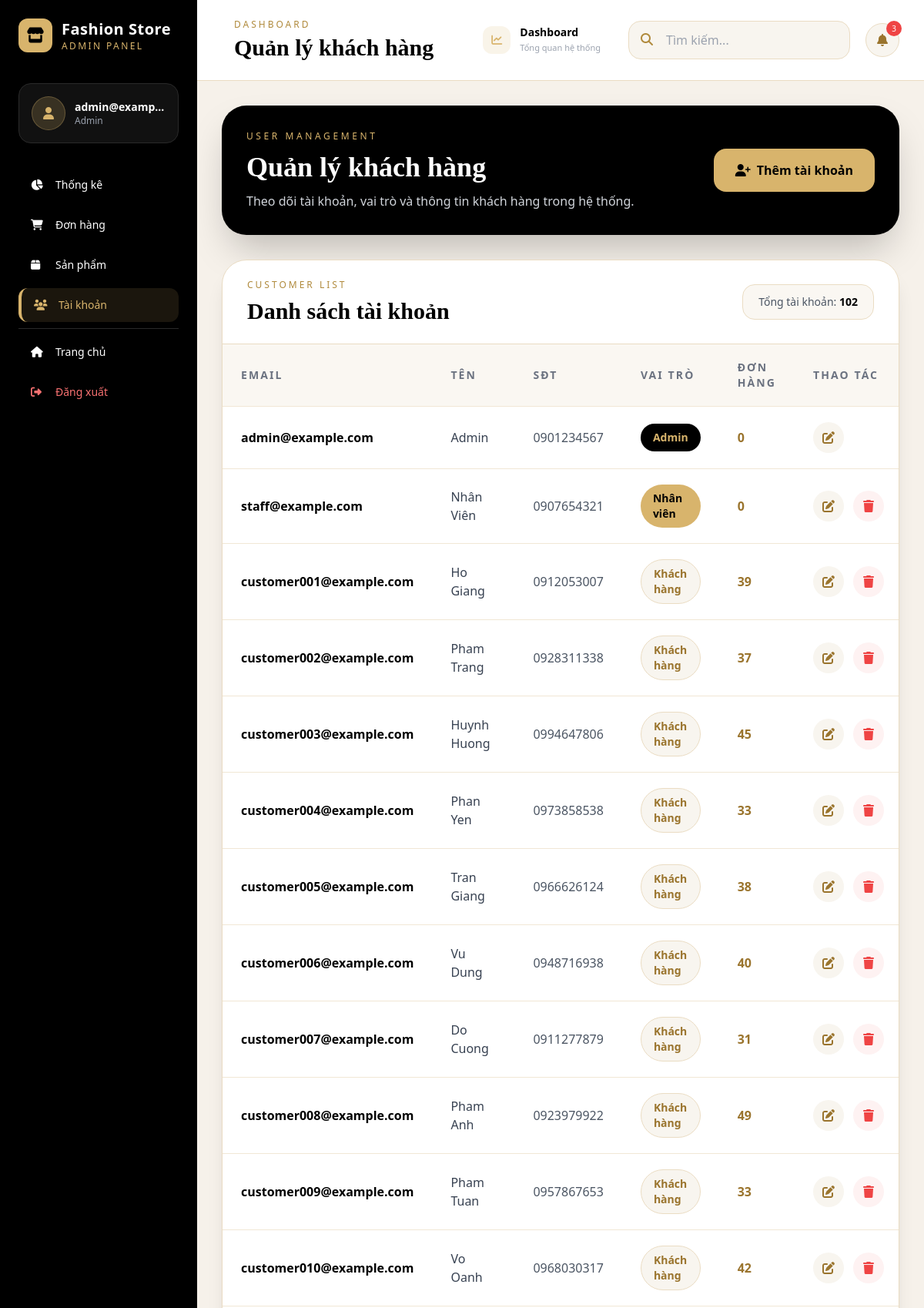
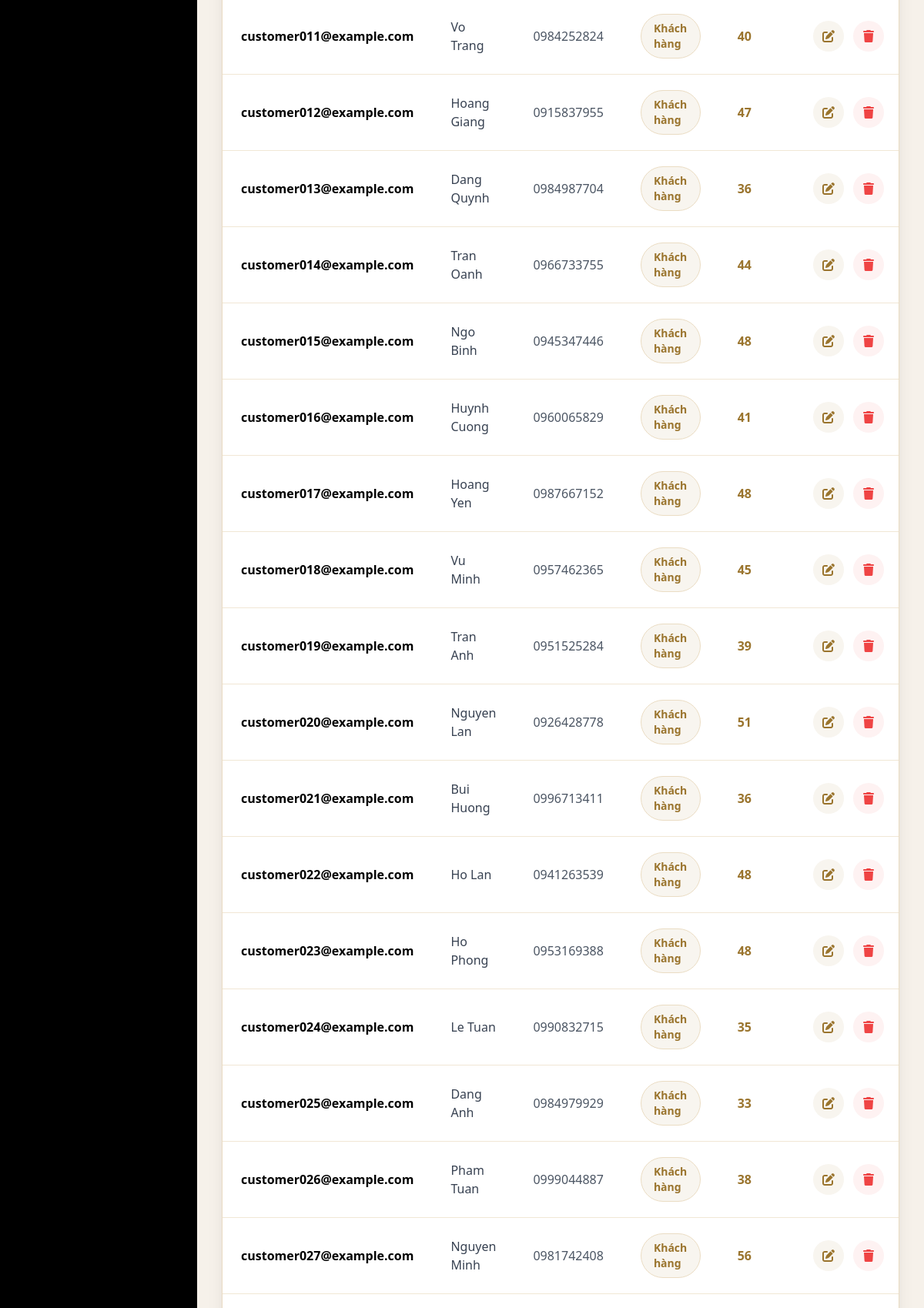
Page /admin/users (signed in, upper part) on the committed database (2 pictures, top to bottom).
### database.py (models this page shows)
class User(db.Model):
    __tablename__ = 'users'
    email = db.Column(db.String(120), primary_key=True)
    password = db.Column(db.String(200), nullable=False)
    role = db.Column(db.String(20), default='user')
    name = db.Column(db.String(100), nullable=False)
    phone = db.Column(db.String(20))
    address = db.Column(db.Text)
    wishlist = db.Column(db.Text)  # JSON array
    created_at = db.Column(db.DateTime, default=datetime.now)
    orders = db.relationship('Order', backref='user', lazy=True)
    def to_dict(self):
        return {
            'email': self.email,
            'password': self.password,
            'role': self.role,
            'name': self.name,
            'phone': self.phone,
            'address': self.address,
            'wishlist': json.loads(self.wishlist) if self.wishlist else [],
            'orders': [order.id for order in self.orders],
            'created_at': self.created_at.isoformat() if self.created_at else None
        }

### flask_clothing_store.py (the view)
@app.route('/admin/users')
@admin_required
def admin_users():
    role_filter = request.args.get('role', 'all')
    if role_filter == 'all':
        users = User.query.all()
    else:
        users = User.query.filter_by(role=role_filter).all()
    users_data = []
    for u in users:
        user_dict = u.to_dict()
        user_dict['order_count'] = Order.query.filter_by(
            user_email=u.email,
            status='completed'
        ).count()
        users_data.append(user_dict)
    all_count = User.query.count()
    admin_count = User.query.filter_by(role='admin').count()
    staff_count = User.query.filter_by(role='staff').count()
    user_count = User.query.filter_by(role='user').count()
    return render_template(
        'admin/users.html',
        users=users_data,
        role=role_filter,
        all_count=all_count,
        admin_count=admin_count,
        staff_count=staff_count,
        user_count=user_count
    )

### flask_clothing_store.py (called while the page is built)
@app.context_processor
def utility_processor():
    return {
        'now': datetime.datetime.now(),
        'wishlist_count': lambda: len(get_wishlist()),
        'cart_count': lambda: len(get_cart()),
        'format_price': format_price,
        'get_featured_products': get_featured_products,
        'get_best_sellers': get_best_sellers,
        'get_categories': get_categories
    }

def admin_required(f):
    @wraps(f)
    def decorated_function(*args, **kwargs):
        if 'user' not in session or session['user']['role'] != 'admin':
            flash('Bạn không có quyền truy cập trang này', 'error')
            return redirect(url_for('home'))
        return f(*args, **kwargs)
    return decorated_function

### templates/admin/users.html (shortened to what this page needs)
{% extends "admin/base_admin.html" %}
{% block page_title %}Quản lý khách hàng{% endblock %}
{% block content %}
<div class="max-w-7xl mx-auto">
    <div class="bg-black text-white rounded-[2rem] shadow-2xl p-8 mb-8">
        <div class="flex flex-col md:flex-row md:items-center md:justify-between gap-5">
            <div>
                <p class="uppercase tracking-[0.3em] text-xs text-[#d8b46c] mb-3">
                    User Management
                </p>
                <h1 class="text-4xl font-serif font-black">
                    Quản lý khách hàng
                </h1>
                <p class="text-gray-300 mt-3">
                    Theo dõi tài khoản, vai trò và thông tin khách hàng trong hệ thống.
                </p>
            </div>
            <a href="{{ url_for('admin_add_user') }}"
               class="inline-flex items-center justify-center bg-[#d8b46c] text-black px-7 py-4 rounded-2xl font-bold hover:bg-[#c8a25c] transition shadow-xl">
                <i class="fas fa-user-plus mr-2"></i>
                Thêm tài khoản
            </a>
        </div>
    </div>
    <div class="bg-white rounded-[2rem] shadow-xl border border-[#eadcc3] overflow-hidden">
        <div class="px-8 py-6 border-b border-[#eadcc3] flex flex-col md:flex-row md:items-center md:justify-between gap-4">
            <div>
                <p class="uppercase tracking-[0.25em] text-xs text-[#b08a3c] mb-2">
                    Customer List
                </p>
                <h2 class="text-3xl font-serif font-black text-black">
                    Danh sách tài khoản
                </h2>
            </div>
            <div class="bg-[#faf7f2] border border-[#eadcc3] rounded-2xl px-5 py-3 text-sm text-gray-600">
                Tổng tài khoản:
                <span class="font-bold text-black">{{ users|length }}</span>
            </div>
        </div>
        <div class="overflow-x-auto">
            <table class="w-full">
                <thead class="bg-[#faf7f2]">
                    <tr>
                        <th class="text-left py-5 px-6 text-sm uppercase tracking-[0.15em] text-gray-500">Email</th>
                        <th class="text-left py-5 px-6 text-sm uppercase tracking-[0.15em] text-gray-500">Tên</th>
                        <th class="text-left py-5 px-6 text-sm uppercase tracking-[0.15em] text-gray-500">SĐT</th>
                        <th class="text-left py-5 px-6 text-sm uppercase tracking-[0.15em] text-gray-500">Vai trò</th>
                        <th class="text-left py-5 px-6 text-sm uppercase tracking-[0.15em] text-gray-500">Đơn hàng</th>
                        <th class="text-left py-5 px-6 text-sm uppercase tracking-[0.15em] text-gray-500">Thao tác</th>
                    </tr>
                </thead>
                <tbody>
                    {% for user in users %}
                    <tr class="border-t border-[#f1e7d5] hover:bg-[#faf7f2] transition">
                        <td class="py-5 px-6 font-semibold text-black">
                            {{ user.email }}
                        </td>
                        <td class="py-5 px-6 text-gray-700">
                            {{ user.name }}
                        </td>
                        <td class="py-5 px-6 text-gray-600">
                            {{ user.phone }}
                        </td>
                        <td class="py-5 px-6">
                            {% if user.role == 'admin' %}
                            <span class="inline-flex px-4 py-2 rounded-full bg-black text-[#d8b46c] font-semibold text-sm">
                                Admin
                            </span>
                            {% elif user.role == 'staff' %}
                            <span class="inline-flex px-4 py-2 rounded-full bg-[#d8b46c] text-black font-semibold text-sm">
                                Nhân viên
                            </span>
                            {% else %}
                            <span class="inline-flex px-4 py-2 rounded-full bg-[#f8f5ef] text-[#9a742d] border border-[#eadcc3] font-semibold text-sm">
                                Khách hàng
                            </span>
                            {% endif %}
                        </td>
                        <td class="py-5 px-6 font-bold text-[#9a742d]">
                        {{ user.order_count }}
                        </td>
                        <td class="py-5 px-6">
                            <div class="flex items-center gap-3">
                                <a href="{{ url_for('admin_edit_user', email=user.email) }}"
                                   class="w-10 h-10 rounded-full bg-[#f8f5ef] text-[#9a742d] flex items-center justify-center hover:bg-[#d8b46c] hover:text-black transition"
                                   title="Sửa tài khoản">
                                    <i class="fas fa-edit"></i>
                                </a>
                                {% if user.email != session.user.email %}
                                <form method="POST"
                                      action="{{ url_for('admin_delete_user') }}"
                                      onsubmit="return confirm('Xác nhận xóa tài khoản này?')">
                                    <button type="submit"
                                            class="w-10 h-10 rounded-full bg-red-50 text-red-500 flex items-center justify-center hover:bg-red-100 transition"
                                            title="Xóa tài khoản">
                                        <i class="fas fa-trash"></i>
                                    </button>
                                </form>
                                {% endif %}
                            </div>
                        </td>
                    </tr>
                    {% endfor %}
                </tbody>
            </table>
        </div>
    </div>
</div>
{% endblock %}

### templates/admin/base_admin.html (style rules this page uses)
body { font-family: 'Segoe UI', sans-serif; }

### rows in the picture
User: email "admin@example.com", name "Admin", phone "0901234567", role "Admin", order_count "0"
User: email "staff@example.com", name "Nhân Viên", phone "0907654321", role "Nhân viên", order_count "0"
User: email "customer001@example.com", name "Ho Giang", phone "0912053007", role "Khách hàng", order_count "39"
User: email "customer002@example.com", name "Pham Trang", phone "0928311338", role "Khách hàng", order_count "37"
User: email "customer003@example.com", name "Huynh Huong", phone "0994647806", role "Khách hàng", order_count "45"
User: email "customer004@example.com", name "Phan Yen", phone "0973858538", role "Khách hàng", order_count "33"
User: email "customer005@example.com", name "Tran Giang", phone "0966626124", role "Khách hàng", order_count "38"
User: email "customer006@example.com", name "Vu Dung", phone "0948716938", role "Khách hàng", order_count "40"
User: email "customer007@example.com", name "Do Cuong", phone "0911277879", role "Khách hàng", order_count "31"
User: email "customer008@example.com", name "Pham Anh", phone "0923979922", role "Khách hàng", order_count "49"
User: email "customer009@example.com", name "Pham Tuan", phone "0957867653", role "Khách hàng", order_count "33"
User: email "customer010@example.com", name "Vo Oanh", phone "0968030317", role "Khách hàng", order_count "42"
User: email "customer011@example.com", name "Vo Trang", phone "0984252824", role "Khách hàng", order_count "40"
User: email "customer012@example.com", name "Hoang Giang", phone "0915837955", role "Khách hàng", order_count "47"
User: email "customer013@example.com", name "Dang Quynh", phone "0984987704", role "Khách hàng", order_count "36"
User: email "customer014@example.com", name "Tran Oanh", phone "0966733755", role "Khách hàng", order_count "44"
User: email "customer015@example.com", name "Ngo Binh", phone "0945347446", role "Khách hàng", order_count "48"
User: email "customer016@example.com", name "Huynh Cuong", phone "0960065829", role "Khách hàng", order_count "41"
User: email "customer017@example.com", name "Hoang Yen", phone "0987667152", role "Khách hàng", order_count "48"
User: email "customer018@example.com", name "Vu Minh", phone "0957462365", role "Khách hàng", order_count "45"
User: email "customer019@example.com", name "Tran Anh", phone "0951525284", role "Khách hàng", order_count "39"
User: email "customer020@example.com", name "Nguyen Lan", phone "0926428778", role "Khách hàng", order_count "51"
User: email "customer021@example.com", name "Bui Huong", phone "0996713411", role "Khách hàng", order_count "36"
User: email "customer022@example.com", name "Ho Lan", phone "0941263539", role "Khách hàng", order_count "48"
User: email "customer023@example.com", name "Ho Phong", phone "0953169388", role "Khách hàng", order_count "48"
User: email "customer024@example.com", name "Le Tuan", phone "0990832715", role "Khách hàng", order_count "35"
User: email "customer025@example.com", name "Dang Anh", phone "0984979929", role "Khách hàng", order_count "33"
User: email "customer026@example.com", name "Pham Tuan", phone "0999044887", role "Khách hàng", order_count "38"
User: email "customer027@example.com", name "Nguyen Minh", phone "0981742408", role "Khách hàng", order_count "56"

### other values in the picture
{{ session.user.email }} "admin@examp…"
{{ session.user.role }} "Admin"
{{ users|length }} "102"
